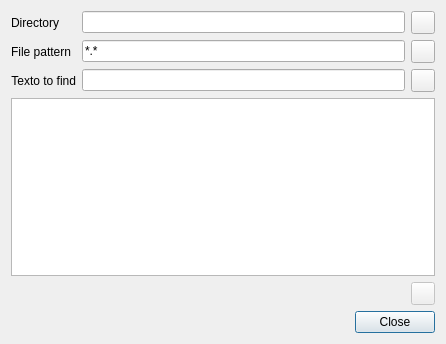
<?xml version="1.0" encoding="UTF-8"?>
<ui version="4.0">
 <class>FindInFilesDialog</class>
 <widget class="QDialog" name="FindInFilesDialog">
  <property name="geometry">
   <rect>
    <x>0</x>
    <y>0</y>
    <width>446</width>
    <height>344</height>
   </rect>
  </property>
  <property name="windowTitle">
   <string>Dialog</string>
  </property>
  <layout class="QFormLayout" name="formLayout">
   <item row="0" column="0">
    <widget class="QLabel" name="label_1">
     <property name="text">
      <string>Directory</string>
     </property>
     <property name="alignment">
      <set>Qt::AlignRight|Qt::AlignTrailing|Qt::AlignVCenter</set>
     </property>
    </widget>
   </item>
   <item row="0" column="1">
    <layout class="QHBoxLayout" name="horizontalLayout_2">
     <item>
      <widget class="QLineEdit" name="textDirectory">
       <property name="sizePolicy">
        <sizepolicy hsizetype="Expanding" vsizetype="Fixed">
         <horstretch>0</horstretch>
         <verstretch>0</verstretch>
        </sizepolicy>
       </property>
      </widget>
     </item>
     <item>
      <widget class="QToolButton" name="buttonChoseDirectory">
       <property name="icon">
        <iconset resource="resources.qrc">
         <normaloff>:/images/document-open.svg</normaloff>:/images/document-open.svg</iconset>
       </property>
      </widget>
     </item>
    </layout>
   </item>
   <item row="1" column="0">
    <widget class="QLabel" name="label_2">
     <property name="text">
      <string>File pattern</string>
     </property>
     <property name="alignment">
      <set>Qt::AlignRight|Qt::AlignTrailing|Qt::AlignVCenter</set>
     </property>
    </widget>
   </item>
   <item row="1" column="1">
    <layout class="QHBoxLayout" name="horizontalLayout_4">
     <item>
      <widget class="QLineEdit" name="textFilePattern">
       <property name="sizePolicy">
        <sizepolicy hsizetype="Expanding" vsizetype="Fixed">
         <horstretch>0</horstretch>
         <verstretch>0</verstretch>
        </sizepolicy>
       </property>
       <property name="text">
        <string>*.*</string>
       </property>
      </widget>
     </item>
     <item>
      <widget class="QToolButton" name="buttonSelectfilePattern">
       <property name="icon">
        <iconset resource="resources.qrc">
         <normaloff>:/images/application-menu.svg</normaloff>:/images/application-menu.svg</iconset>
       </property>
      </widget>
     </item>
    </layout>
   </item>
   <item row="2" column="0">
    <widget class="QLabel" name="label_3">
     <property name="text">
      <string>Texto to find</string>
     </property>
     <property name="alignment">
      <set>Qt::AlignRight|Qt::AlignTrailing|Qt::AlignVCenter</set>
     </property>
    </widget>
   </item>
   <item row="2" column="1">
    <layout class="QHBoxLayout" name="horizontalLayout">
     <item>
      <widget class="FindLineEdit" name="textToFind">
       <property name="sizePolicy">
        <sizepolicy hsizetype="Expanding" vsizetype="Fixed">
         <horstretch>0</horstretch>
         <verstretch>0</verstretch>
        </sizepolicy>
       </property>
      </widget>
     </item>
     <item>
      <widget class="QToolButton" name="buttonFind">
       <property name="icon">
        <iconset resource="resources.qrc">
         <normaloff>:/images/edit-find.svg</normaloff>:/images/edit-find.svg</iconset>
       </property>
      </widget>
     </item>
    </layout>
   </item>
   <item row="3" column="0" colspan="2">
    <widget class="QListView" name="listView"/>
   </item>
   <item row="5" column="0" colspan="2">
    <widget class="QDialogButtonBox" name="buttonBox">
     <property name="orientation">
      <enum>Qt::Horizontal</enum>
     </property>
     <property name="standardButtons">
      <set>QDialogButtonBox::Close</set>
     </property>
    </widget>
   </item>
   <item row="4" column="0" colspan="2">
    <layout class="QHBoxLayout" name="horizontalLayout_3">
     <item>
      <widget class="QLabel" name="labelStatus"/>
     </item>
     <item>
      <widget class="QToolButton" name="buttonStop">
       <property name="enabled">
        <bool>false</bool>
       </property>
       <property name="icon">
        <iconset resource="resources.qrc">
         <normaloff>:/images/actions/dialog-cancel.svg</normaloff>:/images/actions/dialog-cancel.svg</iconset>
       </property>
      </widget>
     </item>
    </layout>
   </item>
  </layout>
 </widget>
 <customwidgets>
  <customwidget>
   <class>FindLineEdit</class>
   <extends>QLineEdit</extends>
   <header>findlineedit.h</header>
  </customwidget>
 </customwidgets>
 <resources>
  <include location="resources.qrc"/>
 </resources>
 <connections>
  <connection>
   <sender>buttonBox</sender>
   <signal>accepted()</signal>
   <receiver>FindInFilesDialog</receiver>
   <slot>accept()</slot>
   <hints>
    <hint type="sourcelabel">
     <x>248</x>
     <y>254</y>
    </hint>
    <hint type="destinationlabel">
     <x>157</x>
     <y>268</y>
    </hint>
   </hints>
  </connection>
  <connection>
   <sender>buttonBox</sender>
   <signal>rejected()</signal>
   <receiver>FindInFilesDialog</receiver>
   <slot>reject()</slot>
   <hints>
    <hint type="sourcelabel">
     <x>295</x>
     <y>257</y>
    </hint>
    <hint type="destinationlabel">
     <x>286</x>
     <y>268</y>
    </hint>
   </hints>
  </connection>
 </connections>
</ui>
